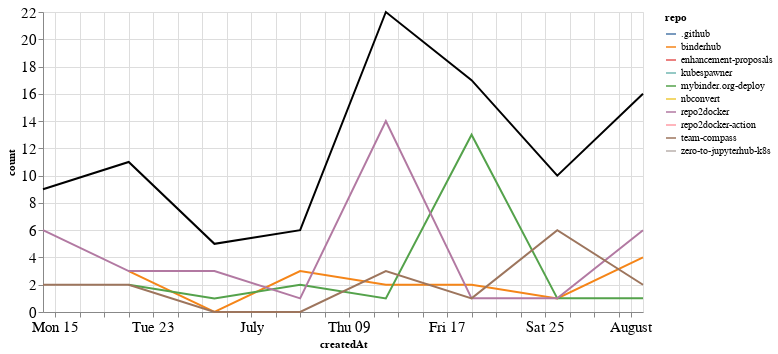

The cell this chart's notebook holds for it:
### Markdown cell above
## Comments

### Code cell
comments_time = comments.groupby('repo').resample('W', on='createdAt').count()['author'].reset_index()
comments_time = comments_time.rename(columns={'author': 'count'})
comments_time_total = comments_time.groupby('createdAt').agg({"count": "sum"}).reset_index()
ch1 = alt.Chart(comments_time, width=600).mark_line().encode(
    x='createdAt',
    y='count',
    color='repo',
    tooltip="repo"
)

ch2 = alt.Chart(comments_time_total, width=600).mark_line(color="black").encode(
    x='createdAt',
    y='count',
)

ch1 + ch2

### Figure 1 — Vega-Lite specification as saved in the notebook (floating-point values rounded to 4 significant figures)
{"config": {"axisLeft": {"labelFontSize": 15}, "axisBottom": {"labelFontSize": 15}}, "layer": [{"data": {"name": "data-3b4227de350abe3b2da0c36921aeda7b"}, "mark": "line", "encoding": {"color": {"type": "nominal", "field": "repo"}, "tooltip": {"type": "nominal", "field": "repo"}, "x": {"type": "temporal", "field": "createdAt"}, "y": {"type": "quantitative", "field": "count"}}, "width": 600}, {"data": {"name": "data-c8bed0addbedab01bb00613f0886104e"}, "mark": {"type": "line", "color": "black"}, "encoding": {"x": {"type": "temporal", "field": "createdAt"}, "y": {"type": "quantitative", "field": "count"}}, "width": 600}], "$schema": "https://vega.github.io/schema/vega-lite/v4.8.1.json", "datasets": {"data-3b4227de350abe3b2da0c36921aeda7b": [{"repo": ".github", "createdAt": "2020-06-21T00:00:00", "count": 1}, {"repo": "binderhub", "createdAt": "2020-06-21T00:00:00", "count": 3}, {"repo": "binderhub", "createdAt": "2020-06-28T00:00:00", "count": 0}, {"repo": "binderhub", "createdAt": "2020-07-05T00:00:00", "count": 3}, {"repo": "binderhub", "createdAt": "2020-07-12T00:00:00", "count": 2}, {"repo": "binderhub", "createdAt": "2020-07-19T00:00:00", "count": 2}, {"repo": "binderhub", "createdAt": "2020-07-26T00:00:00", "count": 1}, {"repo": "binderhub", "createdAt": "2020-08-02T00:00:00", "count": 4}, {"repo": "enhancement-proposals", "createdAt": "2020-07-12T00:00:00", "count": 2}, {"repo": "kubespawner", "createdAt": "2020-07-26T00:00:00", "count": 1}, {"repo": "mybinder.org-deploy", "createdAt": "2020-06-21T00:00:00", "count": 2}, {"repo": "mybinder.org-deploy", "createdAt": "2020-06-28T00:00:00", "count": 1}, {"repo": "mybinder.org-deploy", "createdAt": "2020-07-05T00:00:00", "count": 2}, {"repo": "mybinder.org-deploy", "createdAt": "2020-07-12T00:00:00", "count": 1}, {"repo": "mybinder.org-deploy", "createdAt": "2020-07-19T00:00:00", "count": 13}, {"repo": "mybinder.org-deploy", "createdAt": "2020-07-26T00:00:00", "count": 1}, {"repo": "mybinder.org-deploy", "createdAt": "2020-08-02T00:00:00", "count": 1}, {"repo": "nbconvert", "createdAt": "2020-06-14T00:00:00", "count": 1}, {"repo": "repo2docker", "createdAt": "2020-06-14T00:00:00", "count": 6}, {"repo": "repo2docker", "createdAt": "2020-06-21T00:00:00", "count": 3}, {"repo": "repo2docker", "createdAt": "2020-06-28T00:00:00", "count": 3}, {"repo": "repo2docker", "createdAt": "2020-07-05T00:00:00", "count": 1}, {"repo": "repo2docker", "createdAt": "2020-07-12T00:00:00", "count": 14}, {"repo": "repo2docker", "createdAt": "2020-07-19T00:00:00", "count": 1}, {"repo": "repo2docker", "createdAt": "2020-07-26T00:00:00", "count": 1}, {"repo": "repo2docker", "createdAt": "2020-08-02T00:00:00", "count": 6}, {"repo": "repo2docker-action", "createdAt": "2020-06-28T00:00:00", "count": 1}, {"repo": "team-compass", "createdAt": "2020-06-14T00:00:00", "count": 2}, {"repo": "team-compass", "createdAt": "2020-06-21T00:00:00", "count": 2}, {"repo": "team-compass", "createdAt": "2020-06-28T00:00:00", "count": 0}, {"repo": "team-compass", "createdAt": "2020-07-05T00:00:00", "count": 0}, {"repo": "team-compass", "createdAt": "2020-07-12T00:00:00", "count": 3}, {"repo": "team-compass", "createdAt": "2020-07-19T00:00:00", "count": 1}, {"repo": "team-compass", "createdAt": "2020-07-26T00:00:00", "count": 6}, {"repo": "team-compass", "createdAt": "2020-08-02T00:00:00", "count": 2}, {"repo": "zero-to-jupyterhub-k8s", "createdAt": "2020-08-02T00:00:00", "count": 3}], "data-c8bed0addbedab01bb00613f0886104e": [{"createdAt": "2020-06-14T00:00:00", "count": 9}, {"createdAt": "2020-06-21T00:00:00", "count": 11}, {"createdAt": "2020-06-28T00:00:00", "count": 5}, {"createdAt": "2020-07-05T00:00:00", "count": 6}, {"createdAt": "2020-07-12T00:00:00", "count": 22}, {"createdAt": "2020-07-19T00:00:00", "count": 17}, {"createdAt": "2020-07-26T00:00:00", "count": 10}, {"createdAt": "2020-08-02T00:00:00", "count": 16}]}}
